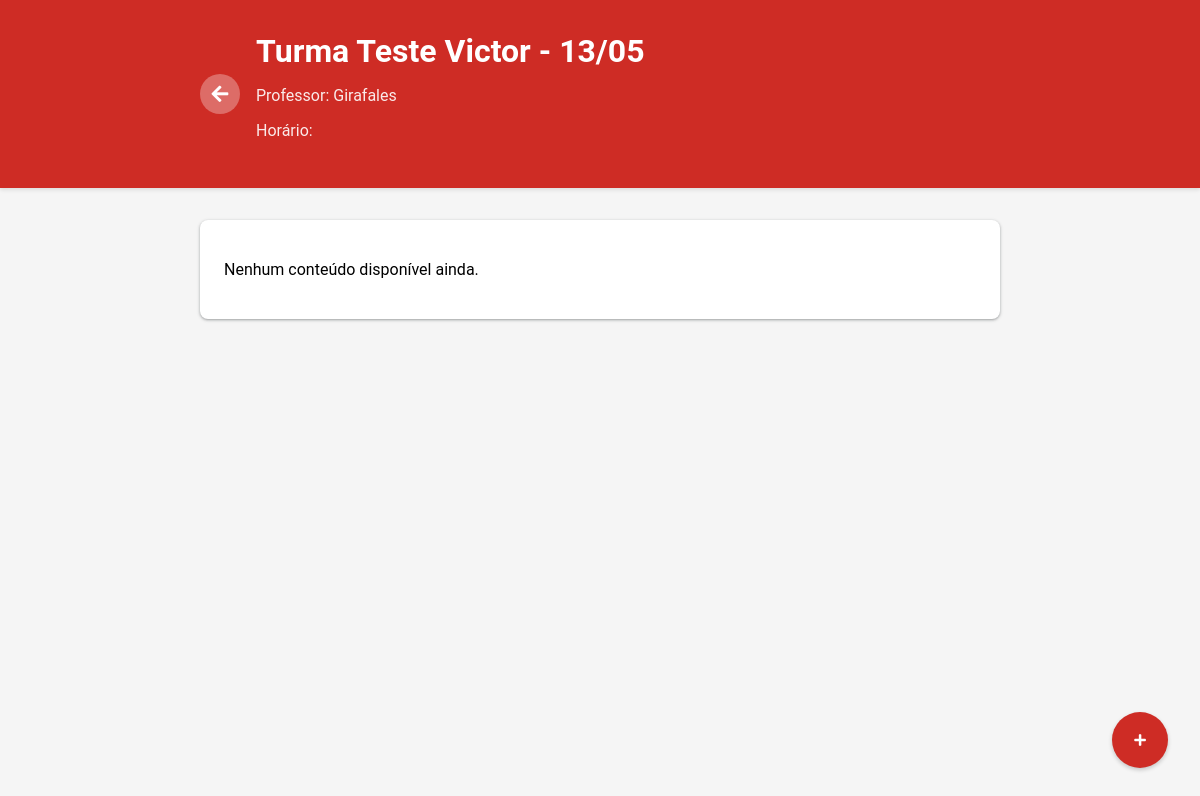
The app's page /turma/11/ (signed in), older data.
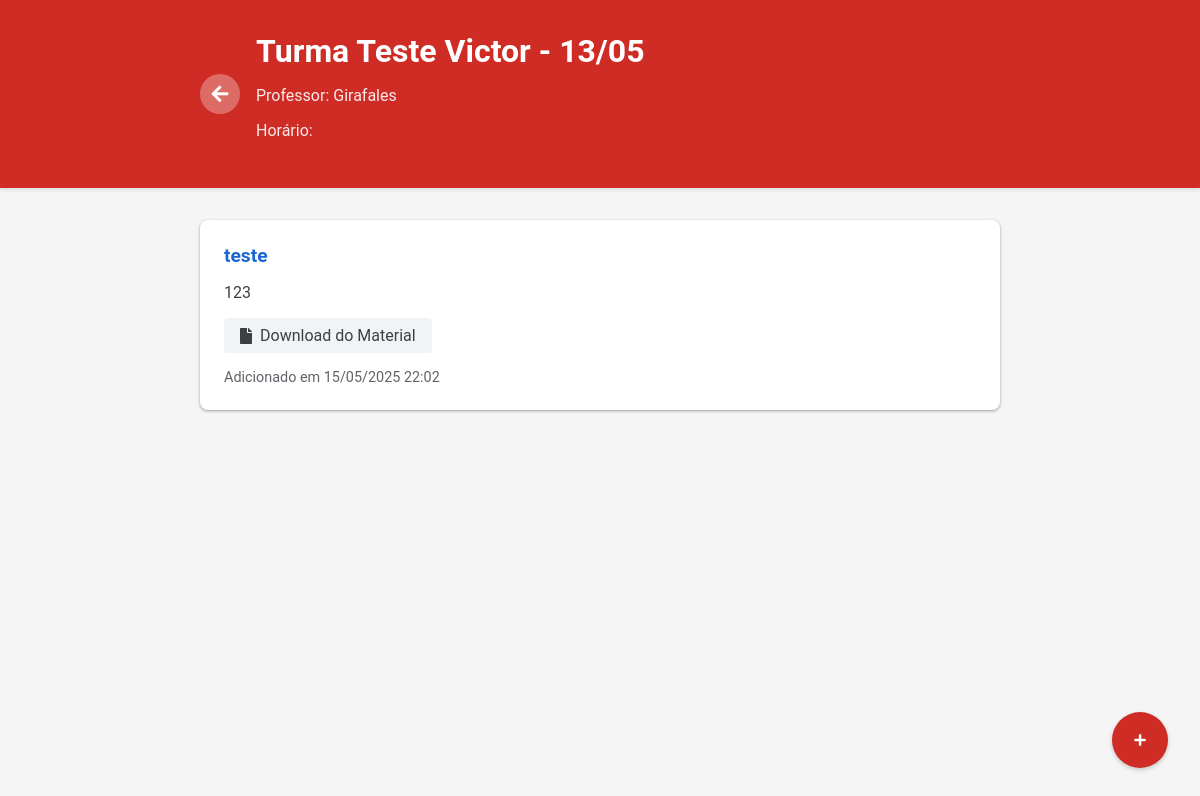
The same page, newer data.
### portal/models.py (models this page shows, shortened)
class ConteudoTurma(models.Model):
    turma = models.ForeignKey(Turma, on_delete=models.CASCADE, related_name='conteudos')
    titulo = models.CharField(max_length=200)
    descricao = models.TextField()
    arquivo = models.FileField(upload_to='conteudos/', null=True, blank=True)
    data_criacao = models.DateTimeField(auto_now_add=True)

### portal/views.py (the view, shortened to what this page needs)
# urls.py: path('turma/<int:turma_id>/', views.conteudo_turma, name='conteudo_turma'),
@login_required
def conteudo_turma(request, turma_id):
    turma = get_object_or_404(Turma, id=turma_id)
    is_professor = Professor.objects.filter(user=request.user).exists()
    is_aluno = False
    conteudos = turma.conteudos.all().order_by('-data_criacao')
    return render(request, 'conteudo_turma.html', {
        'turma': turma,
        'conteudos': conteudos,
        'is_professor': is_professor,
        'is_aluno': is_aluno
    })

### portal/templates/conteudo_turma.html (shortened to what this page needs)
<!DOCTYPE html>
<html lang="pt-br">
<head>
    <link rel="stylesheet" href="https://cdnjs.cloudflare.com/ajax/libs/font-awesome/5.15.3/css/all.min.css">
</head>
<body>
    <div class="header {% if is_professor %}header-professor{% else %}header-aluno{% endif %}">
        <div class="turma-info">
            <a href="{% if is_professor %}{% url 'turmas_professor' %}{% else %}{% url 'turmas_aluno' %}{% endif %}" class="btn-voltar-header">
                <i class="fas fa-arrow-left"></i>
            </a>
            <div>
                <h1 class="turma-titulo">{{ turma.nome }}</h1>
                <div class="turma-detalhes">
                    <p>Professor: {{ turma.professor.nome }}</p>
                    <p>Horário: {{ turma.horario }}</p>
                </div>
            </div>
        </div>
    </div>
    <div class="container">
        {% for conteudo in conteudos %}
        <div class="conteudo-card">
            <h3 class="conteudo-titulo">{{ conteudo.titulo }}</h3>
            <div class="conteudo-descricao">{{ conteudo.descricao }}</div>
            {% if conteudo.arquivo %}
            <a href="{{ conteudo.arquivo.url }}" class="conteudo-arquivo" target="_blank">
                <i class="fas fa-file"></i>
                Download do Material
            </a>
            {% endif %}
            <div class="conteudo-data">
                Adicionado em {{ conteudo.data_criacao|date:"d/m/Y H:i" }}
            </div>
        </div>
        {% empty %}
        <div class="conteudo-card">
            <p>Nenhum conteúdo disponível ainda.</p>
        </div>
        {% endfor %}
    </div>
    {% if is_professor %}
    <button class="btn-adicionar" onclick="abrirModal()">
        <i class="fas fa-plus"></i>
    </button>
    {% endif %}
</body>
</html>

Row changes from the older to the newer data that the page shows:
added ConteudoTurma: titulo "teste", descricao "123", data_criacao "15/05/2025 22:02"
Text that changed along with them:
text no longer shown: "Nenhum conteúdo disponível ainda."
